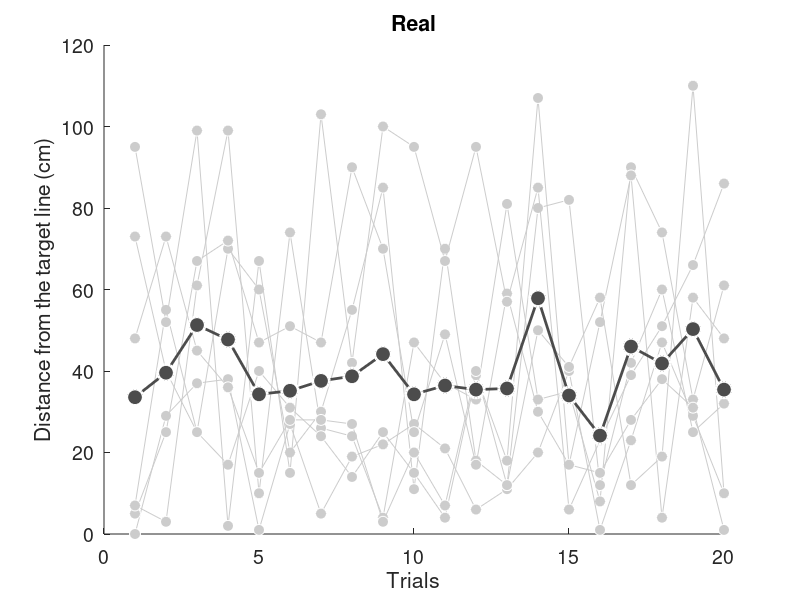

The MATLAB source for this figure:
load('scores.mat')

REAL_0h_abs = abs(REAL_0h_diff);
REAL_0h_abs_each = mean(REAL_0h_abs, 2);

x = 1:20;


figure('Position', [100 100 700 400]);
ylim([0, 120])
h = gca;
set(h, 'FontSize', 14)

xlabel('Trials')
ylabel('Distance from the target line (cm)')
title('Real')

for i = 1:REAL_number
    hold on
    y = REAL_0h_abs(:,i);
    plot(x, y', '-o', ...
    'MarkerSize', 8, ...
    'MarkerFaceColor', light_gray, ...
    'MarkerEdgeColor', white, ...
    'Color', light_gray)
end

hold on

plot(x, REAL_0h_abs_each', '-o', ...
    'LineWidth', 2, ...
    'MarkerSize', 12, ...
    'MarkerFaceColor', dark_gray, ...
    'MarkerEdgeColor', white, ...
    'Color', dark_gray)

hold off

saveas(gcf,'./data/figures/REAL_0h_test','epsc')
